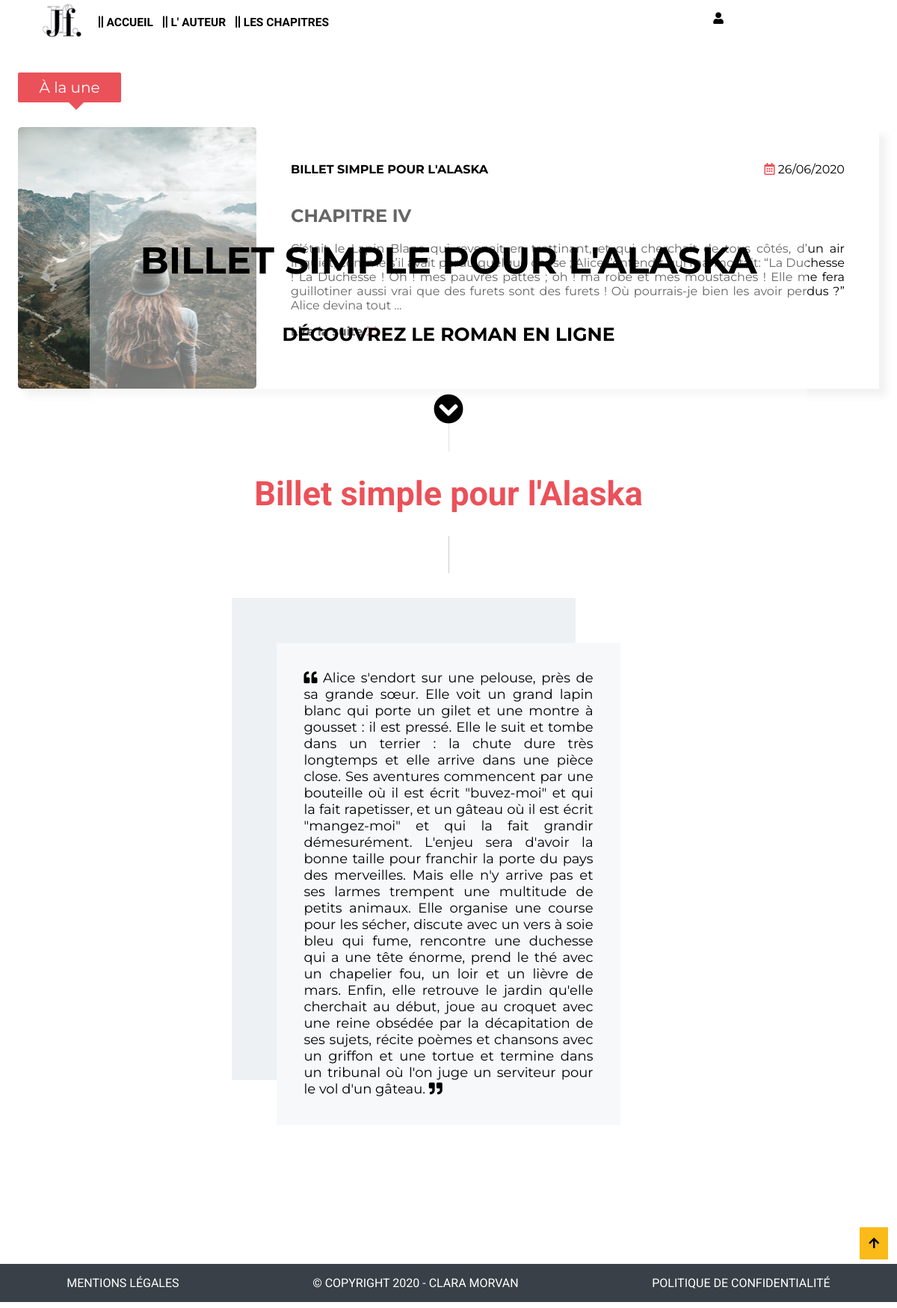
The page / on the database its author committed.
### tables this page shows
CREATE TABLE `chapters` (
  `id_chapter` int(11) NOT NULL,
  `novel_chapter` varchar(255) NOT NULL,
  `title_chapter` varchar(255) NOT NULL,
  `text_chapter` text NOT NULL,
  `image_chapter` varchar(255) NOT NULL,
  `date_chapter` datetime NOT NULL
);

### App/Controller/FrontController.php (called while the page is built, shortened)
<?php
class FrontController extends AncestorController
{
    public function home()
    {
        $postManager = new PostManager();
        $recentPost = $postManager->getRecentPost();
        require('view/home.php');
    }
}

### App/Model/PostManager.php (called while the page is built, shortened)
<?php
class PostManager extends Manager
{
    public function getRecentPost()
    {
        $db = $this->dbConnect();
        $req = $db->query("SELECT * FROM chapters ORDER BY date_chapter DESC LIMIT 0,1 ");
        $recentPost = $req->fetch();
        return  $recentPost;
    }
}

### App/Controller/AncestorController.php (called while the page is built, shortened)
<?php
class AncestorController
{
    protected function cutContent($content)
    {
        $length = 450;
        if (strlen(htmlspecialchars_decode($content)) >= $length) {
            $allContent = htmlspecialchars_decode($content);
            $lastPos = strpos($allContent, ' ', $length);
            $content = substr(nl2br($allContent), 0, $lastPos) .' ...';
            return $content;
        } else {
            return htmlspecialchars_decode($content);
        }
    }
    protected function dateTimeUsToDateFr($date)
    {
        $formatUs = explode(' ', $date);
        $segmentDate = $formatUs[0];
        $explodeFormatUs = explode('-', $segmentDate);
        $dateFr = $explodeFormatUs[2] . '/' . $explodeFormatUs[1] . '/' . $explodeFormatUs[0];
        return $dateFr;
    }
}

### view/home.php (the view, shortened to what this page needs)
<?php
require('header.php');
?>
<div id="banner">
    <div id="text_banner">
        <h1>BILLET SIMPLE POUR L'ALASKA</h1>
        <h2>DÉCOUVREZ LE ROMAN EN LIGNE</h2>
        <p><a href="#recent_tag"><i class="fas fa-chevron-circle-down"></i></a></p>
    </div>
</div>
<div class="content">
    <div>
        <div id="recent_tag">
            À la une
        </div>
        <div id="triangle"></div>
    </div>
    <div id="block_recent_post">
        <div id="img_recent_post">
            <img src="public/img/<?= htmlspecialchars($recentPost['image_chapter']) ?>"
                alt="Image - Billet simple pour l'Alaska - Jean Forteroche" />
        </div>
        <div id="para_recent_post">
            <div id="elts_recent_post">
                <p id="novel_recent_post"><?= mb_strtoupper(htmlspecialchars($recentPost['novel_chapter'])) ?>
                </p>
                <p><span class="red"><i class="far fa-calendar-alt"></i></span>
                    <?php
                    $date = $this->dateTimeUsToDateFr(htmlspecialchars($recentPost['date_chapter']));
                    echo $date;
               ?>
                </p>
            </div>
            <h2><?= mb_strtoupper(htmlspecialchars($recentPost['title_chapter'])) ?>
            </h2>
            <p>
                <?php
                    $intro = $this->cutContent($recentPost['text_chapter']);
                    echo $intro;
               ?>
            </p>
            <p class="button"><a
                    href="index.php?action=getPost&amp;id=<?= htmlspecialchars($recentPost['id_chapter'])?>">Lire
                    la suite <span><i class=" fas
                    fa-chevron-right"></i><i class="fas fa-chevron-right"></i></span></a>
            </p>
        </div>
    </div>
    <div id="intro">
        <h1> Billet simple pour l'Alaska </h1>
        <div id="square">
            <p>
                <i class="fa fa-quote-left"></i> Alice s'endort sur une pelouse, près de sa grande sœur. Elle voit
                un grand lapin blanc qui porte un gilet et une montre à gousset : il est pressé. Elle le suit et
                tombe dans un terrier : la chute dure très longtemps et elle arrive dans une pièce close.
                Ses aventures commencent par une bouteille où il est écrit "buvez-moi" et qui la fait rapetisser, et
                un gâteau où il est écrit "mangez-moi" et qui la fait grandir démesurément. L'enjeu sera d'avoir la
                bonne taille pour franchir la porte du pays des merveilles.
                Mais elle n'y arrive pas et ses larmes trempent une multitude de petits animaux. Elle organise une
                course pour les sécher, discute avec un vers à soie bleu qui fume, rencontre une duchesse qui a une
                tête énorme, prend le thé avec un chapelier fou, un loir et un lièvre de mars.
                Enfin, elle retrouve le jardin qu'elle cherchait au début, joue au croquet avec une reine obsédée
                par la décapitation de ses sujets, récite poèmes et chansons avec un griffon et une tortue et
                termine dans un tribunal où l'on juge un serviteur pour le vol d'un gâteau.
                <i class="fa fa-quote-right"></i>
            </p>
        </div>
    </div>
</div>
<?php require('view/template.php');

### public/css/style.css (style rules this page uses)
* { box-sizing: border-box; }
body { width: 100%; margin-left: 0%; font-family: 'Roboto', sans-serif; }
a { text-decoration: none; color: black; cursor: pointer; }
.content { padding: 2%; }
.red { font-size: 14px; color: #EB5159 !important; }
#banner { margin-top: -1%; }
#text_banner { position: absolute; display: flex; flex-direction: column; text-align: center; z-index: 1; width: 80%; margin-top: 260px; margin-left: 10%; background: rgba(255, 255, 255, 0.4); font-family: 'Montserrat', sans-serif !important; }
#text_banner h1 { font-size: 50px; padding-top: 3%; }
#text_banner h2 { margin-top: 2%; font-size: 25px; }
#text_banner p { font-size: 40px; }
#recent_tag { width: 12%; height: 40px; color: white; font-size: 20px; margin-top: 5%; border-radius: 2px; padding: 8px 5px 0px 5px; display: flex; justify-content: center; background: #EB5159; font-family: 'Montserrat', sans-serif !important; }
#triangle { width: 0; height: 0; border: 0 solid transparent; border-right-width: 20px; border-left-width: 20px; border-top: 20px solid #EB5159; margin-left: 5%; margin-top: -10px; margin-bottom: 2%; }
#intro { width: 80%; height: 1000px; margin-left: auto; margin-right: auto; margin-bottom: 5%; }
#intro h1 { color: #EB5159; font-size: 45px; text-align: center; }
#square { width: 50%; margin-left: auto; margin-right: auto; margin-top: 10%; font-size: 18px; text-align: justify; background: #EDF1F4; box-shadow: -60px -60px #EDF1F4; font-family: 'Montserrat', sans-serif !important; }
#square p { padding: 8%; background: rgba(255, 255, 255, 0.5); }
#block_recent_post, .block_posts { display: flex; height: 350px; margin-bottom: 3%; box-shadow: 10px 10px 10px #f2f2f2; }
#img_recent_post, #para_recent_post, .img_posts, .para_posts { height: 350px; font-family: 'Montserrat', sans-serif !important; }
#img_recent_post img, .img_posts img { width: 319px; height: 350px; border-radius: 5px; }
#novel_recent_post, .novel_posts { font-weight: bold; }
#para_recent_post, .para_posts { width: 100%; padding: 4%; }
#para_recent_post p, .para_posts p, #para_recent_post span, .para_posts span { font-size: 16px !important; text-align: justify !important; font-family: 'Montserrat', sans-serif !important; }
#elts_recent_post, .elts_posts { font-size: 12px; margin-top: -2%; margin-bottom: 3%; display: flex; justify-content: space-between; }
.button { font-size: 20px; font-weight: bold; margin-bottom: 4% !important; }
.button span { font-size: 18px; color: #EB5159; }

### rows shown on the page
chapters: image_chapter (picture), novel_chapter "BILLET SIMPLE POUR L'ALASKA", date_chapter "26/06/2020", title_chapter "CHAPITRE IV", text_chapter "C’était le Lapin Blanc qui revenait en trottinant, et qui cherchait de tous côtés, d’un air inquiet, comme s’il avait perdu quelque chose ; Alice l’entendit qui marmottait: “La Duchesse ! La Duchesse ! Oh ! mes pauvres pattes ; oh ! ma robe et mes moustaches ! Elle me fera guillotiner aussi vrai que des furets sont des furets ! Où pourrais-je bien les avoir perdus ?” Alice devina tout ..."
